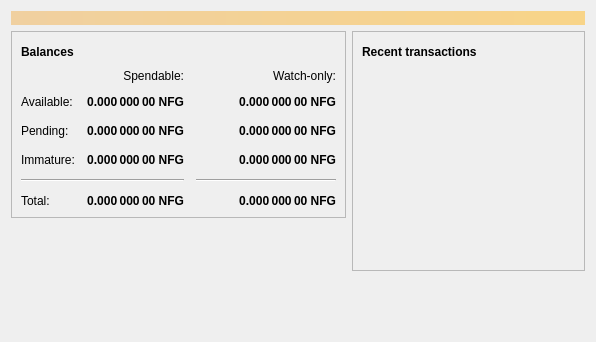
<?xml version="1.0" encoding="UTF-8"?>
<ui version="4.0">
 <class>OverviewPage</class>
 <widget class="QWidget" name="OverviewPage">
  <property name="geometry">
   <rect>
    <x>0</x>
    <y>0</y>
    <width>596</width>
    <height>342</height>
   </rect>
  </property>
  <property name="windowTitle">
   <string>Form</string>
  </property>
  <layout class="QVBoxLayout" name="topLayout">
   <item>
    <widget class="QLabel" name="labelAlerts">
     <property name="visible">
      <bool>false</bool>
     </property>
     <property name="styleSheet">
      <string notr="true">QLabel { background-color: qlineargradient(x1: 0, y1: 0, x2: 1, y2: 0, stop:0 #F0D0A0, stop:1 #F8D488); color:#000000; }</string>
     </property>
     <property name="wordWrap">
      <bool>true</bool>
     </property>
     <property name="margin">
      <number>3</number>
     </property>
     <property name="textInteractionFlags">
      <set>Qt::TextSelectableByMouse</set>
     </property>
    </widget>
   </item>
   <item>
    <layout class="QHBoxLayout" name="horizontalLayout" stretch="1,1">
     <item>
      <layout class="QVBoxLayout" name="verticalLayout_2">
       <item>
        <widget class="QFrame" name="frame">
         <property name="frameShape">
          <enum>QFrame::StyledPanel</enum>
         </property>
         <property name="frameShadow">
          <enum>QFrame::Raised</enum>
         </property>
         <layout class="QVBoxLayout" name="verticalLayout_4">
          <item>
           <layout class="QHBoxLayout" name="horizontalLayout_4">
            <item>
             <widget class="QLabel" name="label_5">
              <property name="font">
               <font>
                <weight>75</weight>
                <bold>true</bold>
               </font>
              </property>
              <property name="text">
               <string>Balances</string>
              </property>
             </widget>
            </item>
            <item>
             <widget class="QPushButton" name="labelWalletStatus">
              <property name="enabled">
               <bool>true</bool>
              </property>
              <property name="maximumSize">
               <size>
                <width>30</width>
                <height>16777215</height>
               </size>
              </property>
              <property name="toolTip">
               <string>The displayed information may be out of date. Your wallet automatically synchronizes with the NFGcoin network after a connection is established, but this process has not completed yet.</string>
              </property>
              <property name="text">
               <string/>
              </property>
              <property name="icon">
               <iconset resource="../bitcoin.qrc">
                <normaloff>:/icons/warning</normaloff>
                <disabledoff>:/icons/warning</disabledoff>:/icons/warning</iconset>
              </property>
              <property name="iconSize">
               <size>
                <width>24</width>
                <height>24</height>
               </size>
              </property>
              <property name="flat">
               <bool>true</bool>
              </property>
             </widget>
            </item>
            <item>
             <spacer name="horizontalSpacer_3">
              <property name="orientation">
               <enum>Qt::Horizontal</enum>
              </property>
              <property name="sizeHint" stdset="0">
               <size>
                <width>40</width>
                <height>20</height>
               </size>
              </property>
             </spacer>
            </item>
           </layout>
          </item>
          <item>
           <layout class="QGridLayout" name="gridLayout">
            <property name="spacing">
             <number>12</number>
            </property>
            <item row="2" column="2">
             <widget class="QLabel" name="labelWatchPending">
              <property name="font">
               <font>
                <weight>75</weight>
                <bold>true</bold>
               </font>
              </property>
              <property name="cursor">
               <cursorShape>IBeamCursor</cursorShape>
              </property>
              <property name="toolTip">
               <string>Unconfirmed transactions to watch-only addresses</string>
              </property>
              <property name="text">
               <string notr="true">0.000 000 00 NFG</string>
              </property>
              <property name="alignment">
               <set>Qt::AlignRight|Qt::AlignTrailing|Qt::AlignVCenter</set>
              </property>
              <property name="textInteractionFlags">
               <set>Qt::LinksAccessibleByMouse|Qt::TextSelectableByKeyboard|Qt::TextSelectableByMouse</set>
              </property>
             </widget>
            </item>
            <item row="2" column="1">
             <widget class="QLabel" name="labelUnconfirmed">
              <property name="font">
               <font>
                <weight>75</weight>
                <bold>true</bold>
               </font>
              </property>
              <property name="cursor">
               <cursorShape>IBeamCursor</cursorShape>
              </property>
              <property name="toolTip">
               <string>Total of transactions that have yet to be confirmed, and do not yet count toward the spendable balance</string>
              </property>
              <property name="text">
               <string notr="true">0.000 000 00 NFG</string>
              </property>
              <property name="alignment">
               <set>Qt::AlignRight|Qt::AlignTrailing|Qt::AlignVCenter</set>
              </property>
              <property name="textInteractionFlags">
               <set>Qt::LinksAccessibleByMouse|Qt::TextSelectableByKeyboard|Qt::TextSelectableByMouse</set>
              </property>
             </widget>
            </item>
            <item row="3" column="2">
             <widget class="QLabel" name="labelWatchImmature">
              <property name="font">
               <font>
                <weight>75</weight>
                <bold>true</bold>
               </font>
              </property>
              <property name="cursor">
               <cursorShape>IBeamCursor</cursorShape>
              </property>
              <property name="toolTip">
               <string>Mined balance in watch-only addresses that has not yet matured</string>
              </property>
              <property name="text">
               <string notr="true">0.000 000 00 NFG</string>
              </property>
              <property name="alignment">
               <set>Qt::AlignRight|Qt::AlignTrailing|Qt::AlignVCenter</set>
              </property>
              <property name="textInteractionFlags">
               <set>Qt::LinksAccessibleByMouse|Qt::TextSelectableByKeyboard|Qt::TextSelectableByMouse</set>
              </property>
             </widget>
            </item>
            <item row="4" column="0" colspan="2">
             <widget class="Line" name="line">
              <property name="orientation">
               <enum>Qt::Horizontal</enum>
              </property>
             </widget>
            </item>
            <item row="4" column="2">
             <widget class="Line" name="lineWatchBalance">
              <property name="sizePolicy">
               <sizepolicy hsizetype="Preferred" vsizetype="Fixed">
                <horstretch>0</horstretch>
                <verstretch>0</verstretch>
               </sizepolicy>
              </property>
              <property name="minimumSize">
               <size>
                <width>140</width>
                <height>0</height>
               </size>
              </property>
              <property name="orientation">
               <enum>Qt::Horizontal</enum>
              </property>
             </widget>
            </item>
            <item row="5" column="0">
             <widget class="QLabel" name="labelTotalText">
              <property name="text">
               <string>Total:</string>
              </property>
             </widget>
            </item>
            <item row="3" column="1">
             <widget class="QLabel" name="labelImmature">
              <property name="font">
               <font>
                <weight>75</weight>
                <bold>true</bold>
               </font>
              </property>
              <property name="cursor">
               <cursorShape>IBeamCursor</cursorShape>
              </property>
              <property name="toolTip">
               <string>Mined balance that has not yet matured</string>
              </property>
              <property name="text">
               <string notr="true">0.000 000 00 NFG</string>
              </property>
              <property name="alignment">
               <set>Qt::AlignRight|Qt::AlignTrailing|Qt::AlignVCenter</set>
              </property>
              <property name="textInteractionFlags">
               <set>Qt::LinksAccessibleByMouse|Qt::TextSelectableByKeyboard|Qt::TextSelectableByMouse</set>
              </property>
             </widget>
            </item>
            <item row="2" column="3">
             <spacer name="horizontalSpacer_2">
              <property name="orientation">
               <enum>Qt::Horizontal</enum>
              </property>
              <property name="sizeHint" stdset="0">
               <size>
                <width>40</width>
                <height>20</height>
               </size>
              </property>
             </spacer>
            </item>
            <item row="3" column="0">
             <widget class="QLabel" name="labelImmatureText">
              <property name="text">
               <string>Immature:</string>
              </property>
             </widget>
            </item>
            <item row="5" column="1">
             <widget class="QLabel" name="labelTotal">
              <property name="font">
               <font>
                <weight>75</weight>
                <bold>true</bold>
               </font>
              </property>
              <property name="cursor">
               <cursorShape>IBeamCursor</cursorShape>
              </property>
              <property name="toolTip">
               <string>Your current total balance</string>
              </property>
              <property name="text">
               <string notr="true">0.000 000 00 NFG</string>
              </property>
              <property name="alignment">
               <set>Qt::AlignRight|Qt::AlignTrailing|Qt::AlignVCenter</set>
              </property>
              <property name="textInteractionFlags">
               <set>Qt::LinksAccessibleByMouse|Qt::TextSelectableByKeyboard|Qt::TextSelectableByMouse</set>
              </property>
             </widget>
            </item>
            <item row="5" column="2">
             <widget class="QLabel" name="labelWatchTotal">
              <property name="font">
               <font>
                <weight>75</weight>
                <bold>true</bold>
               </font>
              </property>
              <property name="cursor">
               <cursorShape>IBeamCursor</cursorShape>
              </property>
              <property name="toolTip">
               <string>Current total balance in watch-only addresses</string>
              </property>
              <property name="text">
               <string notr="true">0.000 000 00 NFG</string>
              </property>
              <property name="alignment">
               <set>Qt::AlignRight|Qt::AlignTrailing|Qt::AlignVCenter</set>
              </property>
              <property name="textInteractionFlags">
               <set>Qt::LinksAccessibleByMouse|Qt::TextSelectableByKeyboard|Qt::TextSelectableByMouse</set>
              </property>
             </widget>
            </item>
            <item row="0" column="2">
             <widget class="QLabel" name="labelWatchonly">
              <property name="text">
               <string>Watch-only:</string>
              </property>
              <property name="alignment">
               <set>Qt::AlignRight|Qt::AlignTrailing|Qt::AlignVCenter</set>
              </property>
             </widget>
            </item>
            <item row="1" column="0">
             <widget class="QLabel" name="labelBalanceText">
              <property name="text">
               <string>Available:</string>
              </property>
             </widget>
            </item>
            <item row="1" column="1">
             <widget class="QLabel" name="labelBalance">
              <property name="font">
               <font>
                <weight>75</weight>
                <bold>true</bold>
               </font>
              </property>
              <property name="cursor">
               <cursorShape>IBeamCursor</cursorShape>
              </property>
              <property name="toolTip">
               <string>Your current spendable balance</string>
              </property>
              <property name="text">
               <string notr="true">0.000 000 00 NFG</string>
              </property>
              <property name="alignment">
               <set>Qt::AlignRight|Qt::AlignTrailing|Qt::AlignVCenter</set>
              </property>
              <property name="textInteractionFlags">
               <set>Qt::LinksAccessibleByMouse|Qt::TextSelectableByKeyboard|Qt::TextSelectableByMouse</set>
              </property>
             </widget>
            </item>
            <item row="1" column="2">
             <widget class="QLabel" name="labelWatchAvailable">
              <property name="font">
               <font>
                <weight>75</weight>
                <bold>true</bold>
               </font>
              </property>
              <property name="cursor">
               <cursorShape>IBeamCursor</cursorShape>
              </property>
              <property name="toolTip">
               <string>Your current balance in watch-only addresses</string>
              </property>
              <property name="text">
               <string notr="true">0.000 000 00 NFG</string>
              </property>
              <property name="alignment">
               <set>Qt::AlignRight|Qt::AlignTrailing|Qt::AlignVCenter</set>
              </property>
              <property name="textInteractionFlags">
               <set>Qt::LinksAccessibleByMouse|Qt::TextSelectableByKeyboard|Qt::TextSelectableByMouse</set>
              </property>
             </widget>
            </item>
            <item row="2" column="0">
             <widget class="QLabel" name="labelPendingText">
              <property name="text">
               <string>Pending:</string>
              </property>
             </widget>
            </item>
            <item row="0" column="1">
             <widget class="QLabel" name="labelSpendable">
              <property name="text">
               <string>Spendable:</string>
              </property>
              <property name="alignment">
               <set>Qt::AlignRight|Qt::AlignTrailing|Qt::AlignVCenter</set>
              </property>
             </widget>
            </item>
           </layout>
          </item>
         </layout>
        </widget>
       </item>
       <item>
        <spacer name="verticalSpacer">
         <property name="orientation">
          <enum>Qt::Vertical</enum>
         </property>
         <property name="sizeHint" stdset="0">
          <size>
           <width>20</width>
           <height>40</height>
          </size>
         </property>
        </spacer>
       </item>
      </layout>
     </item>
     <item>
      <layout class="QVBoxLayout" name="verticalLayout_3">
       <item>
        <widget class="QFrame" name="frame_2">
         <property name="frameShape">
          <enum>QFrame::StyledPanel</enum>
         </property>
         <property name="frameShadow">
          <enum>QFrame::Raised</enum>
         </property>
         <layout class="QVBoxLayout" name="verticalLayout">
          <item>
           <layout class="QHBoxLayout" name="horizontalLayout_2">
            <item>
             <widget class="QLabel" name="label_4">
              <property name="font">
               <font>
                <weight>75</weight>
                <bold>true</bold>
               </font>
              </property>
              <property name="text">
               <string>Recent transactions</string>
              </property>
             </widget>
            </item>
            <item>
             <widget class="QPushButton" name="labelTransactionsStatus">
              <property name="enabled">
               <bool>true</bool>
              </property>
              <property name="maximumSize">
               <size>
                <width>30</width>
                <height>16777215</height>
               </size>
              </property>
              <property name="toolTip">
               <string>The displayed information may be out of date. Your wallet automatically synchronizes with the NFGcoin network after a connection is established, but this process has not completed yet.</string>
              </property>
              <property name="text">
               <string/>
              </property>
              <property name="icon">
               <iconset resource="../bitcoin.qrc">
                <normaloff>:/icons/warning</normaloff>
                <disabledoff>:/icons/warning</disabledoff>:/icons/warning</iconset>
              </property>
              <property name="iconSize">
               <size>
                <width>24</width>
                <height>24</height>
               </size>
              </property>
              <property name="flat">
               <bool>true</bool>
              </property>
             </widget>
            </item>
            <item>
             <spacer name="horizontalSpacer">
              <property name="orientation">
               <enum>Qt::Horizontal</enum>
              </property>
              <property name="sizeHint" stdset="0">
               <size>
                <width>40</width>
                <height>20</height>
               </size>
              </property>
             </spacer>
            </item>
           </layout>
          </item>
          <item>
           <widget class="QListView" name="listTransactions">
            <property name="styleSheet">
             <string notr="true">QListView { background: transparent; }</string>
            </property>
            <property name="frameShape">
             <enum>QFrame::NoFrame</enum>
            </property>
            <property name="verticalScrollBarPolicy">
             <enum>Qt::ScrollBarAlwaysOff</enum>
            </property>
            <property name="horizontalScrollBarPolicy">
             <enum>Qt::ScrollBarAlwaysOff</enum>
            </property>
            <property name="selectionMode">
             <enum>QAbstractItemView::NoSelection</enum>
            </property>
           </widget>
          </item>
         </layout>
        </widget>
       </item>
       <item>
        <spacer name="verticalSpacer_2">
         <property name="orientation">
          <enum>Qt::Vertical</enum>
         </property>
         <property name="sizeHint" stdset="0">
          <size>
           <width>20</width>
           <height>40</height>
          </size>
         </property>
        </spacer>
       </item>
      </layout>
     </item>
    </layout>
   </item>
  </layout>
 </widget>
 <resources/>
 <connections/>
</ui>
